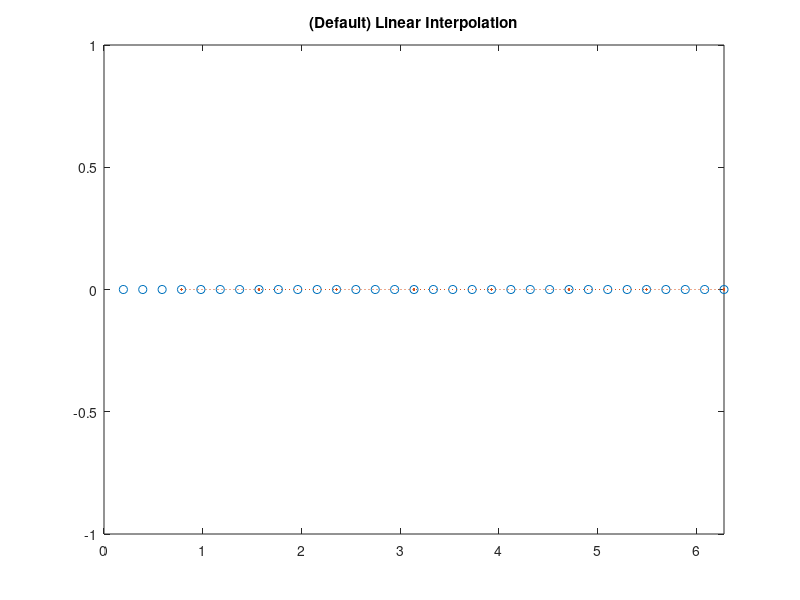

Reproduce this figure in MATLAB.
x = pi/16:pi/16:2*pi; 
v = zeros(1,length(x));

xq = 0:pi/4:2*pi;

figure
vq1 = interp1(x,v,xq);
plot(x,v,'o',xq,vq1,':.');
xlim([0 2*pi]);
title('(Default) Linear Interpolation');